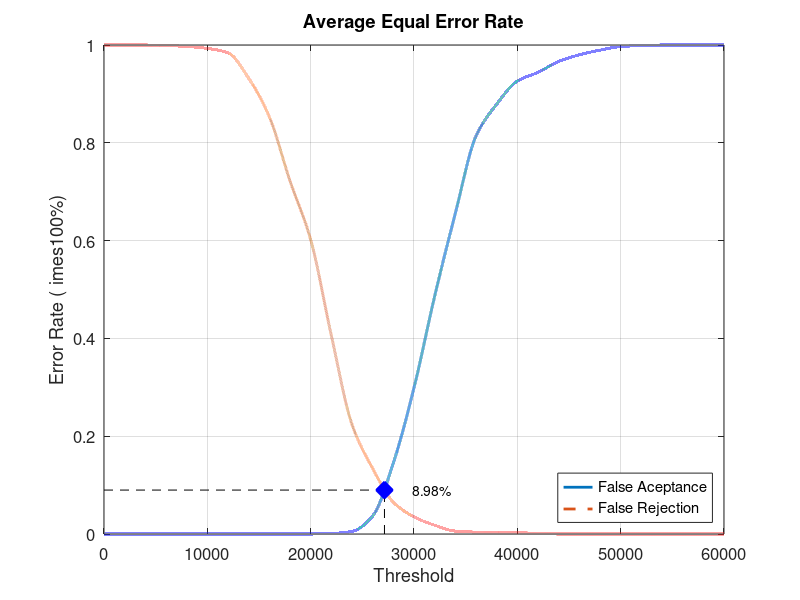
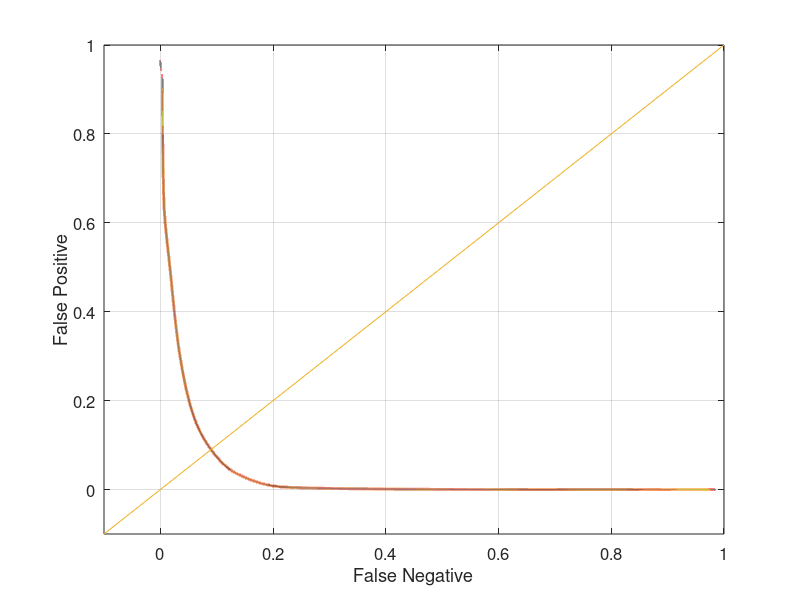

Source code (MATLAB) for these figures, in order:
close all;
clear;
clc;
x = 0:2000:60000;
xq = 0:0.5:60000;

y0 = [0 0 0 0 0 0 0 0 0 0 0 0.00105263 0.00526316 0.0368421 0.145263 0.298947 0.486316 0.655789 0.813684 0.878947 0.926316 0.944211 0.966316 0.98 0.989474 0.996842 0.998947 1 1 1 1]
yy0 = interp1(x, y0, xq, 'pchip');
y1 = [1 1 1 0.999 0.997 0.993 0.984 0.932 0.853 0.722 0.602 0.406 0.224 0.134 0.065 0.035 0.018 0.006 0.004 0.004 0.003 0.001 0 0 0 0 0 0 0 0 0]
yy1 = interp1(x, y1, xq, 'pchip');

% Calculating EER: 
y2 = abs(y0 - y1);
find(y2 == min(y2))
yy2 = abs(yy0 - yy1);
xEER = find(yy2 == min(yy2));
xEERIndex = xq(xEER) % X-axis EER
yEER = yy0(xEER) % Y-axis EER

main = figure
plot(xq, yy0,'-','LineWidth', 2);	hold on
plot(xq, yy1,'--','LineWidth', 2);	hold on
plot([xEERIndex xEERIndex], [0 yEER], 'k--');	hold on
plot([0 xEERIndex], [yEER yEER], 'k--');	hold on
plot(xEERIndex, yEER, 'bx', 'LineWidth', 10);	hold on
text(xEERIndex + 10 * xEERIndex / 100, yEER, [num2str(round((10000 * yEER)) / 100) '%'])
legend('False Aceptance', 'False Rejection', 'Location', 'SouthEast')
xlabel('Threshold')
ylabel('Error Rate (	imes100%)')
title('Average Equal Error Rate')
set(gca, 'FontSize', 12)
axis([0 60000 0 1])
grid on

print(main, 'Database3AverageMain', '-dpng');
FNRxFPR = figure('Color', [1 1 1]);
plot(yy1, yy0, '-', yy1, yy0, 'LineWidth', 2);
hold on
y = -0.1:0.1:1
plot(y, y); 
set(gca, 'FontSize', 12)
xlabel('False Negative')
ylabel('False Positive')
axis([-0.1 1 -0.1 1])
set(gca, 'FontSize', 12)
grid on

print(FNRxFPR, 'Database3AverageFNRxFPR','-dpng');
